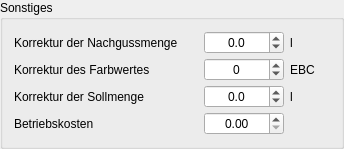
          <widget class="QGroupBox" name="groupBox_20">
           <property name="sizePolicy">
            <sizepolicy hsizetype="Preferred" vsizetype="Fixed">
             <horstretch>0</horstretch>
             <verstretch>0</verstretch>
            </sizepolicy>
           </property>
           <property name="title">
            <string>Sonstiges</string>
           </property>
           <layout class="QGridLayout" name="gridLayout_8">
            <property name="verticalSpacing">
             <number>4</number>
            </property>
            <item row="0" column="2">
             <widget class="DoubleSpinBox" name="tbKorrekturNachguss">
              <property name="minimumSize">
               <size>
                <width>80</width>
                <height>0</height>
               </size>
              </property>
              <property name="toolTip">
               <string>&lt;html&gt;&lt;head/&gt;&lt;body&gt;&lt;p&gt;Ausgehend von der individuellen Anlage, kann hier entgegen der vom Kleinen Brauhelfer im Tab Rezept berechneten &lt;span style=&quot; font-weight:600;&quot;&gt;Nachgussmenge&lt;/span&gt; eine &lt;span style=&quot; font-weight:600;&quot;&gt;Korrektur&lt;/span&gt; nötig sein.&lt;/p&gt;&lt;p&gt;Üblicherweise kann der Korrekturwert erst nach einigen Suden bestimmt werden.&lt;/p&gt;&lt;p&gt;Eine Korrektur kann beispielsweise nötig sein, wenn die &lt;span style=&quot; font-weight:600;&quot;&gt;Stammwürze&lt;/span&gt; oder die &lt;span style=&quot; font-weight:600;&quot;&gt;Ausschlagsmenge&lt;/span&gt; immer mit den gleichen Werten abweichen.&lt;/p&gt;&lt;/body&gt;&lt;/html&gt;</string>
              </property>
              <property name="alignment">
               <set>Qt::AlignCenter</set>
              </property>
              <property name="decimals">
               <number>1</number>
              </property>
              <property name="minimum">
               <double>-9999.000000000000000</double>
              </property>
              <property name="maximum">
               <double>9999.000000000000000</double>
              </property>
              <property name="singleStep">
               <double>0.100000000000000</double>
              </property>
             </widget>
            </item>
            <item row="0" column="3">
             <widget class="QLabel" name="label_9">
              <property name="minimumSize">
               <size>
                <width>40</width>
                <height>0</height>
               </size>
              </property>
              <property name="text">
               <string>l</string>
              </property>
             </widget>
            </item>
            <item row="1" column="0">
             <widget class="QLabel" name="label_Verdampfung_3">
              <property name="text">
               <string>Korrektur des Farbwertes</string>
              </property>
             </widget>
            </item>
            <item row="1" column="2">
             <widget class="SpinBox" name="tbKorrekturFarbe">
              <property name="toolTip">
               <string>&lt;html&gt;&lt;head/&gt;&lt;body&gt;&lt;p&gt;Hier erfolgt die Korrektur der durchschnittlichen &lt;span style=&quot; font-weight:600;&quot;&gt;Abweichungen&lt;/span&gt; von den im Rezept festgelegten Farbwerten aller Sude.&lt;/p&gt;&lt;p&gt;Üblicherweise kann der Korrekturwert erst nach einigen Suden bestimmt werden.&lt;/p&gt;&lt;p&gt;Der Farbwert von Bier, genauer: die &lt;span style=&quot; font-weight:600;&quot;&gt;Farbstärke&lt;/span&gt;, wird im europäischen Raum in EBC nach der European Brewery Convention angegeben.&lt;/p&gt;&lt;p&gt;Für die &lt;span style=&quot; font-weight:600;&quot;&gt;Farbwertkorrektur&lt;/span&gt; im Kleinen Brauhelfer empfiehlt sich ein farbkorrigierter Bildschirm bei 6.500 Kelvin Tageslicht und einem Gammwert von 1,8. Üblicherweise sind in Europa Monitore mit 2.0 Gamma  kontrastreicher kalibriert, was eine eine exakte Übertragung von Bierfarbe im Glas in ein Computerprogramm schwierig macht. An einem normalen Büro-Bildschirm werden Farbwerte daher nur annähernd richtig dargestellt. Eine exakte Wiedergabe ist Profi-Hard- und Software vorbehalten. Bei Fragen helfen hier Fachforen im Designbereich.&lt;/p&gt;&lt;/body&gt;&lt;/html&gt;</string>
              </property>
              <property name="alignment">
               <set>Qt::AlignCenter</set>
              </property>
              <property name="minimum">
               <number>-99</number>
              </property>
             </widget>
            </item>
            <item row="0" column="1">
             <spacer name="horizontalSpacer">
              <property name="orientation">
               <enum>Qt::Horizontal</enum>
              </property>
              <property name="sizeHint" stdset="0">
               <size>
                <width>20</width>
                <height>20</height>
               </size>
              </property>
             </spacer>
            </item>
            <item row="3" column="0">
             <widget class="QLabel" name="label_69">
              <property name="text">
               <string>Betriebskosten</string>
              </property>
             </widget>
            </item>
            <item row="3" column="2">
             <widget class="DoubleSpinBox" name="tbKosten">
              <property name="toolTip">
               <string>&lt;html&gt;&lt;head/&gt;&lt;body&gt;&lt;p&gt;Hier sind die &lt;span style=&quot; font-weight:600;&quot;&gt;Betriebskosten&lt;/span&gt; (Pauschalen) für den Sud einzutragen. Dazu gehören &lt;span style=&quot; font-weight:600;&quot;&gt;Strom&lt;/span&gt;, &lt;span style=&quot; font-weight:600;&quot;&gt;Wasser&lt;/span&gt;, &lt;span style=&quot; font-weight:600;&quot;&gt;Gas&lt;/span&gt;.&lt;/p&gt;&lt;p&gt;Aber auch Verschleiß- und Abschreibungskosten der Ausstattung können hier anteilig mit einem Satz individuell festgelegt werden.&lt;/p&gt;&lt;p&gt;Die hier angegebenen Kosten gehen in die Gesamtkosten pro Liter automatisch mit ein.&lt;/p&gt;&lt;/body&gt;&lt;/html&gt;</string>
              </property>
              <property name="alignment">
               <set>Qt::AlignCenter</set>
              </property>
              <property name="decimals">
               <number>2</number>
              </property>
              <property name="minimum">
               <double>0.000000000000000</double>
              </property>
              <property name="maximum">
               <double>999.000000000000000</double>
              </property>
              <property name="singleStep">
               <double>0.010000000000000</double>
              </property>
             </widget>
            </item>
            <item row="0" column="0">
             <widget class="QLabel" name="label_Verdampfung_2">
              <property name="text">
               <string>Korrektur der Nachgussmenge</string>
              </property>
             </widget>
            </item>
            <item row="1" column="3">
             <widget class="QLabel" name="label_6">
              <property name="text">
               <string>EBC</string>
              </property>
             </widget>
            </item>
            <item row="3" column="3">
             <widget class="QLabel" name="lblCurrency"/>
            </item>
            <item row="2" column="0">
             <widget class="QLabel" name="label_24">
              <property name="text">
               <string>Korrektur der Sollmenge</string>
              </property>
             </widget>
            </item>
            <item row="2" column="3">
             <widget class="QLabel" name="label_25">
              <property name="text">
               <string>l</string>
              </property>
             </widget>
            </item>
            <item row="2" column="2">
             <widget class="DoubleSpinBox" name="tbKorrekturSollmenge">
              <property name="toolTip">
               <string>&lt;html&gt;&lt;head/&gt;&lt;body&gt;&lt;p&gt;Ausgehend von der individuellen Anlage, kann hier eine &lt;span style=&quot; font-weight:600;&quot;&gt;Korrektur&lt;/span&gt; für die &lt;span style=&quot; font-weight:600;&quot;&gt;Sollmenge&lt;/span&gt; eingetragen werden.&lt;/p&gt;&lt;p&gt;Üblicherweise kann der Korrekturwert erst nach einigen Suden bestimmt werden.&lt;/p&gt;&lt;p&gt;Eine Korrektur kann beispielsweise nötig sein, wenn konstant die gleiche Verlustmenge entsteht und die angepeilte Menge dadurch nicht erreicht wird.&lt;/p&gt;&lt;/body&gt;&lt;/html&gt;</string>
              </property>
              <property name="alignment">
               <set>Qt::AlignCenter</set>
              </property>
              <property name="decimals">
               <number>1</number>
              </property>
              <property name="minimum">
               <double>-9999.000000000000000</double>
              </property>
              <property name="maximum">
               <double>9999.000000000000000</double>
              </property>
              <property name="singleStep">
               <double>0.100000000000000</double>
              </property>
             </widget>
            </item>
           </layout>
          </widget>
